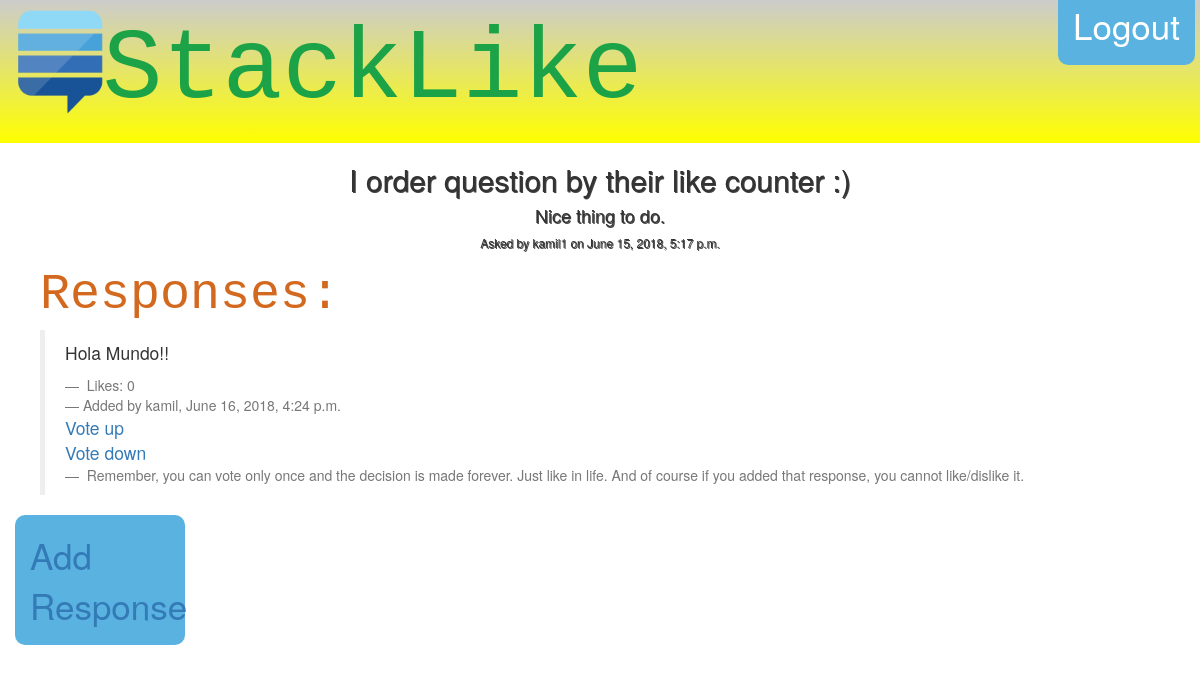
Screenshot of /home/Python/11 (signed in) with the database file from the repository.
### StackLike/models.py (models this page shows, shortened)
class Question(models.Model):
    topic = models.CharField(max_length=20, default="No topic given.")
    user = models.ForeignKey(User, on_delete=models.CASCADE,)
    category = models.ForeignKey(Category, on_delete=models.CASCADE,)
    question_text = models.CharField(max_length=1000)
    pub_date = models.DateTimeField('date published')

class Response(models.Model):
    user = models.ForeignKey(User, on_delete=models.CASCADE,)
    question = models.ForeignKey(Question, on_delete=models.CASCADE,)
    message_text = models.CharField(max_length=2000)
    like_counter = models.IntegerField(default=0)
    pub_date = models.DateTimeField('date published',)

### StackLike/views.py (the view)
# urls.py: re_path('home/([^/]+)/(\\d+)/?$', views.show_question, name='show_question'),
@login_required
def show_question(request, question_category, question_id):
    responses = Response.objects.order_by('-like_counter').filter(question__id=question_id)
    question_topic = Question.objects.get(id=question_id).topic
    question_text = Question.objects.get(id=question_id).question_text
    pub_date = Question.objects.get(id=question_id).pub_date
    return render(request, 'home/question_page.html', {'responses_list': responses, 'question_topic': question_topic,
                                                       'question_text': question_text, 'question_id': question_id,
                                                       'category_name': question_category, 'pub_date': pub_date})

### templates/home/question_page.html
{% extends "base.html" %}
{% block content %}
    <div class="w3-container w3-light-grey">
    <h2 style="text-shadow:1px 1px 0 #444" align="center">{{ question_topic }}</h2>
        <h4 style="text-shadow:1px 1px 0 #444" align="center">{{ question_text }}</h4>
    <h6 style="text-shadow:1px 1px 0 #444" align="center">Asked by {{ request.user }} on {{ pub_date }}</h6>
    </div>
    {% if responses_list %}
 <ul>
      <div class="category" style="font-family:Courier"> Responses: </div>
 {% for response in  responses_list %}
      <blockquote>
        <p>{{ response.message_text }}</p>
          <footer> Likes: {{ response.like_counter }}</footer>
          <footer>Added by {{ response.user }}, {{ response.pub_date }}</footer>
          <div class="submit" ><a href="{% url 'vote' category_name question_id response.id '+' %}"> Vote up</a></div>
          <div class="submit" ><a href="{% url 'vote' category_name question_id response.id '-' %}">Vote down</a></div>
          <footer> Remember, you can vote only once and the decision is made forever. Just like in life. And of course if you added that response, you cannot like/dislike it.</footer>
      </blockquote>
 {% endfor %}
 </ul>
    {% else %}
    <h1>No responses</h1>
    {% endif %}
    <div class="col-sm-2"><div class="btn-login" style=" border-top-left-radius: 10px; border-top-right-radius: 10px;
     border-bottom-left-radius: 10px; border-bottom-right-radius: 10px"> <a href="{% url 'new_response' question_id %}">Add Response</a></div></div>
 {% endblock %}

### StackLike/static/StackLike/page_style.css (style rules this page uses)
body { padding-top: 0px; }
.btn-login { background-color: #59B2E0; outline: none; color: #fff; font-size: 35px; height: auto; font-weight: normal; padding: 15px; border-color: #59B2E6; }
.category { font-size: 50px; color: chocolate; text-decoration: none; }

### rows the page displays
Question: topic "I order question by their like counter :)", question_text "Nice thing to do.", pub_date "June 15, 2018, 5:17 p.m."
Response: message_text "Hola Mundo!!", like_counter "0", user "kamil", pub_date "June 16, 2018, 4:24 p.m."

### other values shown
{{ request.user }} "kamil1"
